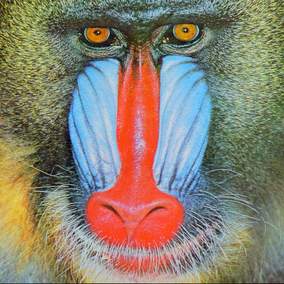
#> input picture lab04/mandrill.png, 284 x 284 px, shrunk from 512 x 512 before the run
$ python ex43.py
#> lines starting #> are read from the running program, lines starting #| are printed output that depends on the picture
from __future__ import annotations

import argparse
from pathlib import Path
from typing import List

import matplotlib.pyplot as plt
import numpy as np
from PIL import Image


def load_image_to_array(file_name: str) -> np.ndarray:
#> called with file_name = 'mandrill.png'
    path = Path(file_name)
    if not path.exists():
        raise FileNotFoundError(f"Image not found: {path}")
    img = Image.open(path).convert("RGB")
#> img is the input picture: PIL image 284x284 RGB; mean R, G, B 137.4, 128.9, 113.1
    return np.array(img, dtype=np.uint8)


def save_array_to_gray_img(np_array_img: np.ndarray, file_name: str) -> None:
    assert isinstance(np_array_img, np.ndarray), "It has to be a Numpy array"
    assert isinstance(file_name, str), "It has to be a string"
    assert np_array_img.dtype == np.uint8, f"Array dtype must be uint8, got {np_array_img.dtype}"

    img = Image.fromarray(np_array_img)
    img.save(file_name)


def convert_rgb_equal(img_rgb: np.ndarray) -> np.ndarray:
    r = img_rgb[:, :, 0]
    g = img_rgb[:, :, 1]
    b = img_rgb[:, :, 2]

    luminance = (r + g + b) / 3
    return luminance.astype(np.uint8)


def convert_rgb_weighted_1(img_rgb: np.ndarray) -> np.ndarray:
    r = img_rgb[:, :, 0]
    g = img_rgb[:, :, 1]
    b = img_rgb[:, :, 2]

    luminance = 0.299 * r + 0.587 * g + 0.114 * b
    return luminance.astype(np.uint8)


def convert_rgb_weighted_2(img_rgb: np.ndarray) -> np.ndarray:
    weights = np.array([0.299, 0.587, 0.114])
    luminance = np.dot(img_rgb, weights)
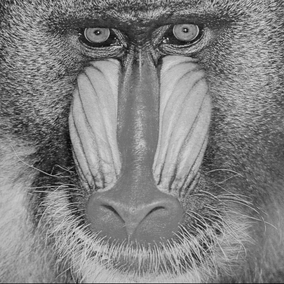
#> luminance: shape (284, 284) float64; min 7.52, max 223.6, mean 129.6
    return luminance.astype(np.uint8)


# User-defined histogram function
def hist_self(img_gray: np.ndarray, bins: int = 256) -> List[int]:
#> called with bins = 256
    hist = [0] * bins
    for pixel in img_gray.flatten():
        hist[int(pixel)] += 1
#> this loop made 80656 passes
#> pixel on passes 1 to 3: 102, 54, 102
#> after the loop, hist = 256 values, max 911 at index 120, min 0 at index 0, mean 315.1
    return hist


def plot_histogram(img_gray: np.ndarray, plot_path: str) -> None:
    """Plot histogram of a grayscale image and save it."""
    assert isinstance(img_gray, np.ndarray), "img_gray must be a NumPy array"
    assert img_gray.dtype == np.uint8, f"Image must be uint8, got {img_gray.dtype}"
    assert len(img_gray.shape) == 2, f"Image must be grayscale (2D), got shape {img_gray.shape}"

    fig, (ax1, ax2) = plt.subplots(1, 2, figsize=(12, 4))

    pixel_values = img_gray.flatten()
    counts = hist_self(img_gray)
#> counts has the same summary as hist in hist_self
    ax1.plot(range(256), counts, color="gray", linewidth=2)
    ax1.set_title("Histogram (manual)")
    ax1.set_xlabel("Intensity Value")
    ax1.set_ylabel("Frequency")
    ax1.grid(True, alpha=0.3)

    ax2.hist(pixel_values, bins=256, range=(0, 255), color="blue", edgecolor="black", alpha=0.7)
    ax2.set_title("Histogram (matplotlib)")
    ax2.set_xlabel("Intensity Value")
    ax2.set_ylabel("Frequency")
    ax2.grid(True, alpha=0.3)

    plt.tight_layout()
    plt.savefig(plot_path, dpi=150)
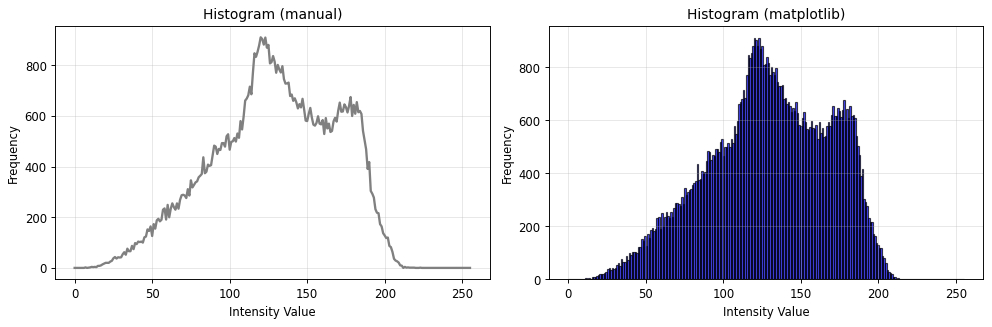
#> figure drawn by matplotlib, 2 panels; panel 1: curve peaks at x = 120, y = 911; panel 2: tallest bar 911 high, from x = 119.5 to 120.5
    print(f"Saved histogram to {plot_path}")
    plt.close()


def comparison(filename: str, output_plot: str) -> None:
    mandrill = load_image_to_array(filename)
    mandrill_gray = convert_rgb_weighted_2(mandrill)
    plot_histogram(mandrill_gray, output_plot)


def parse_args() -> argparse.Namespace:
    parser = argparse.ArgumentParser(description="Compute and plot grayscale histogram.")
    parser.add_argument("--input", default="mandrill.png", help="Input RGB image path.")
    parser.add_argument(
        "--output",
        default="Histogram for mandrill.png",
        help="Output plot file path.",
    )
    return parser.parse_args()


def main() -> int:
    args = parse_args()
    try:
        comparison(args.input, args.output)
    except Exception as exc:
        print(f"Error: {exc}")
        return 1
    return 0


if __name__ == "__main__":
    raise SystemExit(main())
#> (the program exits here)
